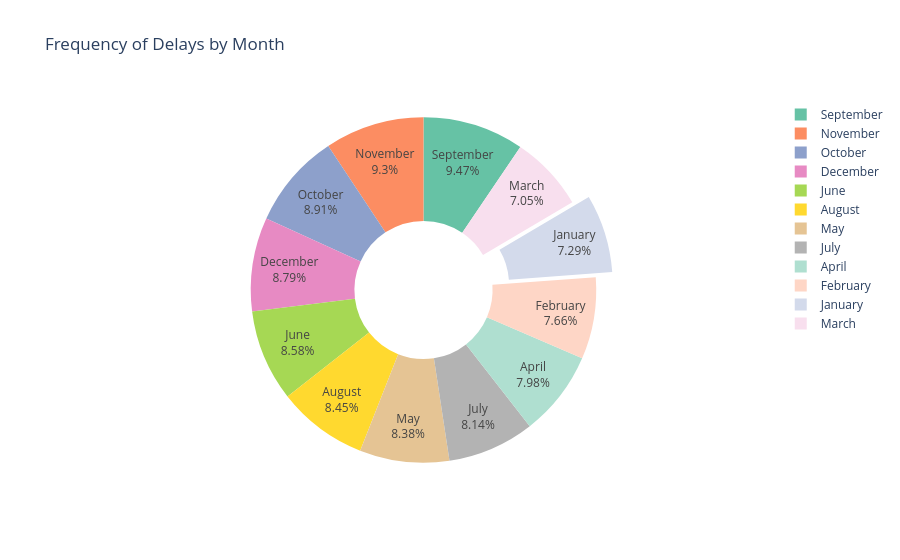

Notebook source saved alongside this figure:
### Markdown cell above
### Delay by month

### Code cell
# delay by month with > 0 delay seconds
month_counts = df_with_encoding['month'].value_counts().sort_index()
month_order = ['January', 'February', 'March', 'April', 'May', 'June', 'July', 'August', 'September', 'October', 'November', 'December']

month_data = cf.DataFrame({'Month': month_order, 'Count': month_counts})

fig = px.pie(month_data, values='Count', names='Month', title='Frequency of Delays by Month',
             hole=0.4, color_discrete_sequence=px.colors.qualitative.Set2)
fig.update_traces(textinfo='percent+label', pull=[0.1, 0, 0, 0, 0, 0])

fig.show()

### Figure 1 — Plotly figure (JSON) as saved in the notebook; plotly's stock layout.template omitted (floating-point values rounded to 4 significant figures)
{"data": [{"domain": {"x": [0, 1], "y": [0, 1]}, "hole": 0.4, "hovertemplate": "Month=%{label}<br>Count=%{value}<extra></extra>", "labels": ["January", "February", "March", "April", "May", "June", "July", "August", "September", "October", "November", "December"], "legendgroup": "", "name": "", "pull": [0.1, 0, 0, 0, 0, 0], "showlegend": true, "textinfo": "percent+label", "type": "pie", "values": [156988, 164993, 151849, 171787, 180442, 184801, 175312, 181904, 203913, 191753, 200197, 189269]}], "layout": {"legend": {"tracegroupgap": 0}, "piecolorway": ["rgb(102,194,165)", "rgb(252,141,98)", "rgb(141,160,203)", "rgb(231,138,195)", "rgb(166,216,84)", "rgb(255,217,47)", "rgb(229,196,148)", "rgb(179,179,179)"], "title": {"text": "Frequency of Delays by Month"}}}
